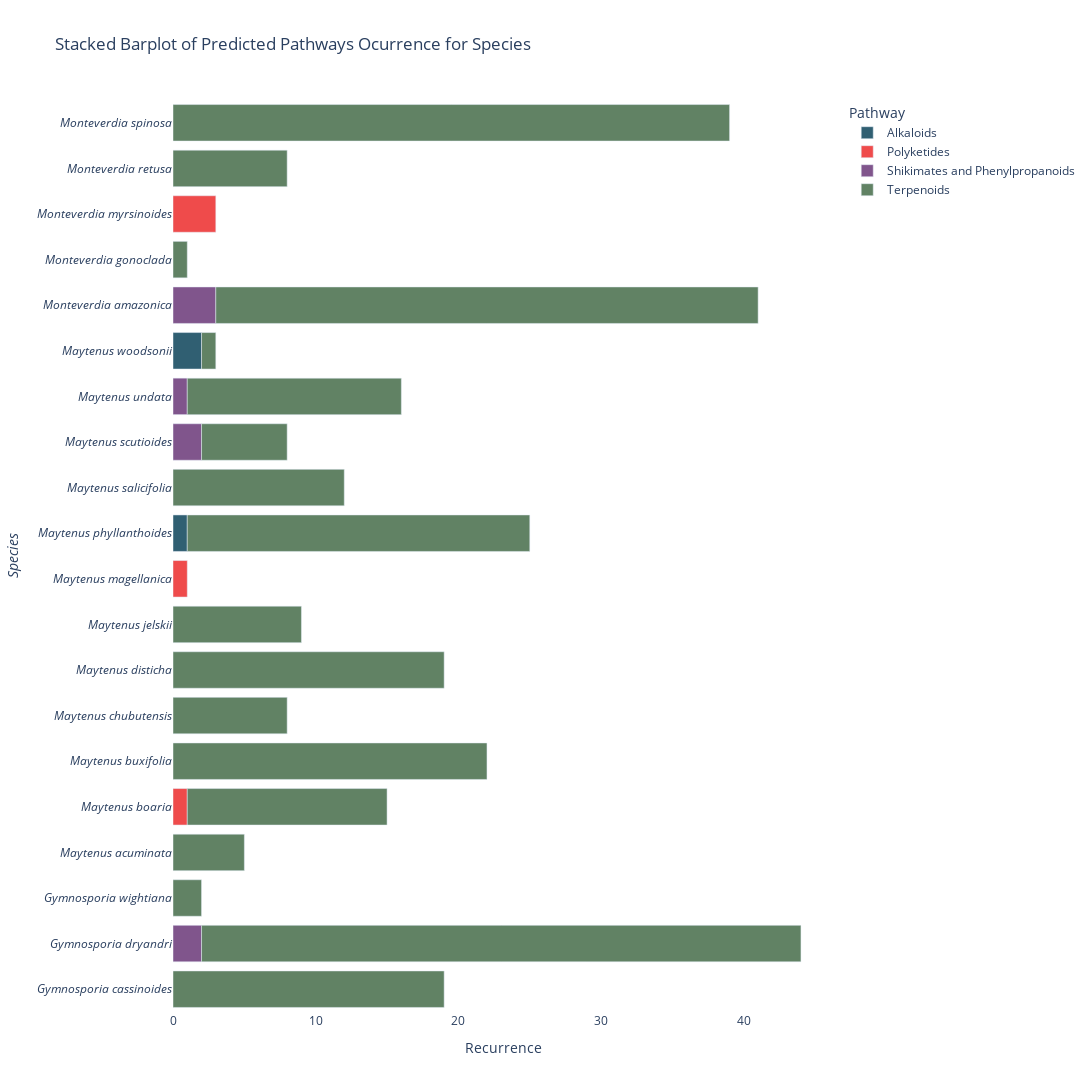

The notebook cell this image was saved under:
### Markdown cell above
# BARPLOT PATHWAY - SPECIES

### Code cell
# Step 1: Initialize an empty DataFrame to store all data
all_data = pd.DataFrame(columns=['organism_taxonomy_09species', 'structure_taxonomy_npclassifier_01pathway'])

# Step 2: Read data from all .tsv files in the output_folder
species_data_folder = os.path.join(output_folder, 'species_data')
for filename in os.listdir(species_data_folder):
    if filename.endswith(".tsv"):
        file_data = pd.read_csv(os.path.join(species_data_folder, filename), sep='\t')
        all_data = pd.concat([all_data, file_data])

# Step 3: Rename the "queried_taxaLabel" column to "species"
all_data.rename(columns={'organism_taxonomy_09species': 'species'}, inplace=True)
all_data.rename(columns={'structure_taxonomy_npclassifier_01pathway': 'Pathway'}, inplace=True)

# Remove 'API Error-API Error' and 'Not Classified-Not Classified'
all_data = all_data[(all_data['Pathway'] != 'API Error') & (all_data['Pathway'] != 'Not Classified')]

# Step 4: Group and aggregate data to calculate recurrence
agg_data = all_data.groupby(['species', 'Pathway']).size().reset_index(name='recurrence')

# Convert 'species' column to categorical data
agg_data['species'] = pd.Categorical(agg_data['species'], categories=agg_data['species'].unique(), ordered=True)

# Get unique species names
unique_species = agg_data['species'].unique()

# Get unique pathways and sort them alphabetically
unique_pathways = sorted(agg_data['Pathway'].unique())

# Calculate total recurrence for each species
total_recurrence_per_species = agg_data.groupby('species')['recurrence'].sum()


# Step 5: Create the stacked barplot with custom colors
fig = px.bar(agg_data, y='species', x='recurrence',
             title='Stacked Barplot of Predicted Pathways Ocurrence for Species',
             labels={'recurrence': 'Recurrence'},
             color='Pathway',
             color_discrete_map=pathway_colors,  # Use custom colors
             category_orders={'species': unique_species, 'Pathway' :unique_pathways },
             orientation='h'
            )

# Modify the y-axis label
fig.update_yaxes(title_text='<i>Species<i>')

# Set species labels in italics
fig.update_layout(yaxis=dict(tickmode='array', 
                              tickvals=list(range(len(unique_species))), 
                              ticktext=[f'<i>{species}</i>' for species in unique_species]
                              ))

# Set a white background
fig.update_layout(plot_bgcolor='white')

# Modify the size of the figure
fig.update_layout(width=1500, height=1500)

# Save the figure as an HTML file
fig.write_html(f'{output_folder}Wikidata_pathway_barplot_species.html')

# Show or save the figure
fig.show()

### Figure 1 — Plotly figure (JSON) as saved in the notebook; plotly's stock layout.template omitted (floating-point values rounded to 4 significant figures)
{"data": [{"alignmentgroup": "True", "hovertemplate": "Pathway=Alkaloids<br>Recurrence=%{x}<br>species=%{y}<extra></extra>", "legendgroup": "Alkaloids", "marker": {"color": "#305F72", "pattern": {"shape": ""}}, "name": "Alkaloids", "offsetgroup": "Alkaloids", "orientation": "h", "showlegend": true, "textposition": "auto", "type": "bar", "x": [2, 1], "xaxis": "x", "y": ["Maytenus buxifolia", "Maytenus magellanica"], "yaxis": "y"}, {"alignmentgroup": "True", "hovertemplate": "Pathway=Polyketides<br>Recurrence=%{x}<br>species=%{y}<extra></extra>", "legendgroup": "Polyketides", "marker": {"color": "#EF4B4B", "pattern": {"shape": ""}}, "name": "Polyketides", "offsetgroup": "Polyketides", "orientation": "h", "showlegend": true, "textposition": "auto", "type": "bar", "x": [3, 1, 1], "xaxis": "x", "y": ["Gymnosporia wightiana", "Maytenus phyllanthoides", "Monteverdia amazonica"], "yaxis": "y"}, {"alignmentgroup": "True", "hovertemplate": "Pathway=Shikimates and Phenylpropanoids<br>Recurrence=%{x}<br>species=%{y}<extra></extra>", "legendgroup": "Shikimates and Phenylpropanoids", "marker": {"color": "#80558C", "pattern": {"shape": ""}}, "name": "Shikimates and Phenylpropanoids", "offsetgroup": "Shikimates and Phenylpropanoids", "orientation": "h", "showlegend": true, "textposition": "auto", "type": "bar", "x": [3, 1, 2, 2], "xaxis": "x", "y": ["Maytenus boaria", "Maytenus chubutensis", "Maytenus disticha", "Monteverdia retusa"], "yaxis": "y"}, {"alignmentgroup": "True", "hovertemplate": "Pathway=Terpenoids<br>Recurrence=%{x}<br>species=%{y}<extra></extra>", "legendgroup": "Terpenoids", "marker": {"color": "#618264", "pattern": {"shape": ""}}, "name": "Terpenoids", "offsetgroup": "Terpenoids", "orientation": "h", "showlegend": true, "textposition": "auto", "type": "bar", "x": [39, 8, 1, 38, 1, 15, 6, 12, 24, 9, 19, 8, 22, 14, 5, 2, 42, 19], "xaxis": "x", "y": ["Gymnosporia cassinoides", "Gymnosporia dryandri", "Maytenus acuminata", "Maytenus boaria", "Maytenus buxifolia", "Maytenus chubutensis", "Maytenus disticha", "Maytenus jelskii", "Maytenus magellanica", "Maytenus salicifolia", "Maytenus scutioides", "Maytenus undata", "Maytenus woodsonii", "Monteverdia amazonica", "Monteverdia gonoclada", "Monteverdia myrsinoides", "Monteverdia retusa", "Monteverdia spinosa"], "yaxis": "y"}], "layout": {"barmode": "relative", "height": 1500, "legend": {"title": {"text": "Pathway"}, "tracegroupgap": 0}, "plot_bgcolor": "white", "title": {"text": "Stacked Barplot of Predicted Pathways Ocurrence for Species"}, "width": 1500, "xaxis": {"anchor": "y", "domain": [0, 1], "title": {"text": "Recurrence"}}, "yaxis": {"anchor": "x", "categoryarray": ["Monteverdia spinosa", "Monteverdia retusa", "Monteverdia myrsinoides", "Monteverdia gonoclada", "Monteverdia amazonica", "Maytenus woodsonii", "Maytenus undata", "Maytenus scutioides", "Maytenus salicifolia", "Maytenus phyllanthoides", "Maytenus magellanica", "Maytenus jelskii", "Maytenus disticha", "Maytenus chubutensis", "Maytenus buxifolia", "Maytenus boaria", "Maytenus acuminata", "Gymnosporia wightiana", "Gymnosporia dryandri", "Gymnosporia cassinoides"], "categoryorder": "array", "domain": [0, 1], "tickmode": "array", "ticktext": ["<i>Gymnosporia cassinoides</i>", "<i>Gymnosporia dryandri</i>", "<i>Gymnosporia wightiana</i>", "<i>Maytenus acuminata</i>", "<i>Maytenus boaria</i>", "<i>Maytenus buxifolia</i>", "<i>Maytenus chubutensis</i>", "<i>Maytenus disticha</i>", "<i>Maytenus jelskii</i>", "<i>Maytenus magellanica</i>", "<i>Maytenus phyllanthoides</i>", "<i>Maytenus salicifolia</i>", "<i>Maytenus scutioides</i>", "<i>Maytenus undata</i>", "<i>Maytenus woodsonii</i>", "<i>Monteverdia amazonica</i>", "<i>Monteverdia gonoclada</i>", "<i>Monteverdia myrsinoides</i>", "<i>Monteverdia retusa</i>", "<i>Monteverdia spinosa</i>"], "tickvals": [0, 1, 2, 3, 4, 5, 6, 7, 8, 9, 10, 11, 12, 13, 14, 15, 16, 17, 18, 19], "title": {"text": "<i>Species<i>"}}}}
